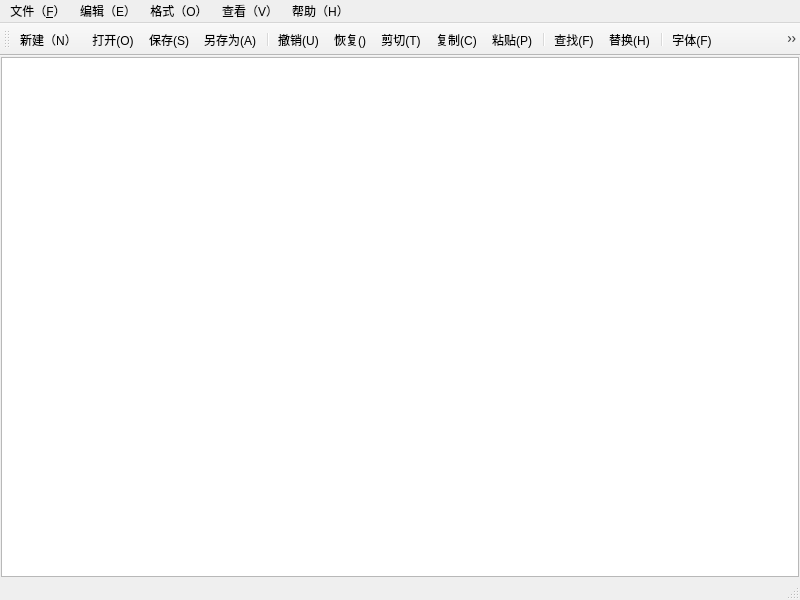
<?xml version="1.0" encoding="UTF-8"?>
<ui version="4.0">
 <class>MainWindow</class>
 <widget class="QMainWindow" name="MainWindow">
  <property name="geometry">
   <rect>
    <x>0</x>
    <y>0</y>
    <width>800</width>
    <height>600</height>
   </rect>
  </property>
  <property name="windowTitle">
   <string>MainWindow</string>
  </property>
  <widget class="QWidget" name="centralwidget">
   <layout class="QVBoxLayout" name="verticalLayout">
    <property name="spacing">
     <number>0</number>
    </property>
    <property name="leftMargin">
     <number>1</number>
    </property>
    <property name="topMargin">
     <number>1</number>
    </property>
    <property name="rightMargin">
     <number>1</number>
    </property>
    <property name="bottomMargin">
     <number>1</number>
    </property>
    <item>
     <widget class="CodeEditor" name="textEdit"/>
    </item>
   </layout>
  </widget>
  <widget class="QMenuBar" name="menubar">
   <property name="geometry">
    <rect>
     <x>0</x>
     <y>0</y>
     <width>800</width>
     <height>25</height>
    </rect>
   </property>
   <widget class="QMenu" name="menu">
    <property name="title">
     <string>文件（&amp;F）</string>
    </property>
    <addaction name="actionNew"/>
    <addaction name="actionOpen"/>
    <addaction name="actionSave"/>
    <addaction name="actionSaveAs"/>
    <addaction name="separator"/>
    <addaction name="actionExit"/>
   </widget>
   <widget class="QMenu" name="menu_E">
    <property name="title">
     <string>编辑（E）</string>
    </property>
    <addaction name="actionUndo"/>
    <addaction name="actionRedo"/>
    <addaction name="actionCut"/>
    <addaction name="actionCopy"/>
    <addaction name="actionPaste"/>
    <addaction name="separator"/>
    <addaction name="actionFind"/>
    <addaction name="actionReplace"/>
    <addaction name="separator"/>
    <addaction name="actionSelectAll"/>
   </widget>
   <widget class="QMenu" name="menu_O">
    <property name="title">
     <string>格式（O）</string>
    </property>
    <addaction name="actionwordWrap"/>
    <addaction name="actionLineNumbers"/>
    <addaction name="actionFont"/>
    <addaction name="actionTextColor"/>
    <addaction name="separator"/>
    <addaction name="actionTextBackgroundColor"/>
    <addaction name="actionBackgroundColor"/>
   </widget>
   <widget class="QMenu" name="menu_V">
    <property name="title">
     <string>查看（V）</string>
    </property>
    <addaction name="actionToolbar"/>
    <addaction name="actionStatusBar"/>
   </widget>
   <widget class="QMenu" name="menu_H">
    <property name="title">
     <string>帮助（H）</string>
    </property>
    <addaction name="actionAbout"/>
   </widget>
   <addaction name="menu"/>
   <addaction name="menu_E"/>
   <addaction name="menu_O"/>
   <addaction name="menu_V"/>
   <addaction name="menu_H"/>
  </widget>
  <widget class="QStatusBar" name="statusbar"/>
  <widget class="QToolBar" name="toolBar">
   <property name="windowTitle">
    <string>toolBar</string>
   </property>
   <attribute name="toolBarArea">
    <enum>TopToolBarArea</enum>
   </attribute>
   <attribute name="toolBarBreak">
    <bool>false</bool>
   </attribute>
   <addaction name="actionNew"/>
   <addaction name="actionOpen"/>
   <addaction name="actionSave"/>
   <addaction name="actionSaveAs"/>
   <addaction name="separator"/>
   <addaction name="actionUndo"/>
   <addaction name="actionRedo"/>
   <addaction name="actionCut"/>
   <addaction name="actionCopy"/>
   <addaction name="actionPaste"/>
   <addaction name="separator"/>
   <addaction name="actionFind"/>
   <addaction name="actionReplace"/>
   <addaction name="separator"/>
   <addaction name="actionFont"/>
   <addaction name="actionLineNumbers"/>
   <addaction name="actionwordWrap"/>
   <addaction name="separator"/>
   <addaction name="actionToolbar"/>
   <addaction name="actionStatusBar"/>
  </widget>
  <action name="actionNew">
   <property name="icon">
    <iconset>
     <normaloff>:/img/new.png</normaloff>:/img/new.png</iconset>
   </property>
   <property name="text">
    <string>新建（&amp;N）</string>
   </property>
   <property name="toolTip">
    <string>新建</string>
   </property>
   <property name="shortcut">
    <string>Ctrl+N</string>
   </property>
   <property name="menuRole">
    <enum>QAction::MenuRole::NoRole</enum>
   </property>
  </action>
  <action name="actionOpen">
   <property name="icon">
    <iconset>
     <normaloff>:/img/png.png</normaloff>:/img/png.png</iconset>
   </property>
   <property name="text">
    <string>打开(&amp;O)</string>
   </property>
   <property name="toolTip">
    <string>打开</string>
   </property>
   <property name="shortcut">
    <string>Ctrl+O</string>
   </property>
   <property name="menuRole">
    <enum>QAction::MenuRole::NoRole</enum>
   </property>
  </action>
  <action name="actionSave">
   <property name="icon">
    <iconset>
     <normaloff>:/img/save_24dp_1F1F1F_FILL0_wght400_GRAD0_opsz24.png</normaloff>:/img/save_24dp_1F1F1F_FILL0_wght400_GRAD0_opsz24.png</iconset>
   </property>
   <property name="text">
    <string>保存(&amp;S)</string>
   </property>
   <property name="toolTip">
    <string>保存</string>
   </property>
   <property name="menuRole">
    <enum>QAction::MenuRole::NoRole</enum>
   </property>
  </action>
  <action name="actionSaveAs">
   <property name="icon">
    <iconset>
     <normaloff>:/img/save_as_24dp_1F1F1F_FILL0_wght400_GRAD0_opsz24.png</normaloff>:/img/save_as_24dp_1F1F1F_FILL0_wght400_GRAD0_opsz24.png</iconset>
   </property>
   <property name="text">
    <string>另存为(&amp;A)</string>
   </property>
   <property name="toolTip">
    <string>另存为</string>
   </property>
   <property name="menuRole">
    <enum>QAction::MenuRole::NoRole</enum>
   </property>
  </action>
  <action name="actionExit">
   <property name="icon">
    <iconset>
     <normaloff>:/img/exit_to_app_24dp_1F1F1F_FILL0_wght400_GRAD0_opsz24.png</normaloff>:/img/exit_to_app_24dp_1F1F1F_FILL0_wght400_GRAD0_opsz24.png</iconset>
   </property>
   <property name="text">
    <string>退出(&amp;X)</string>
   </property>
   <property name="toolTip">
    <string>退出</string>
   </property>
   <property name="menuRole">
    <enum>QAction::MenuRole::NoRole</enum>
   </property>
  </action>
  <action name="actionUndo">
   <property name="icon">
    <iconset>
     <normaloff>:/img/undo_24dp_1F1F1F_FILL0_wght400_GRAD0_opsz24.png</normaloff>:/img/undo_24dp_1F1F1F_FILL0_wght400_GRAD0_opsz24.png</iconset>
   </property>
   <property name="text">
    <string>撤销(&amp;U)</string>
   </property>
   <property name="toolTip">
    <string>撤销</string>
   </property>
   <property name="shortcut">
    <string>Ctrl+Z</string>
   </property>
   <property name="menuRole">
    <enum>QAction::MenuRole::NoRole</enum>
   </property>
  </action>
  <action name="actionCut">
   <property name="icon">
    <iconset>
     <normaloff>:/img/content_cut_24dp_1F1F1F_FILL0_wght400_GRAD0_opsz24.png</normaloff>:/img/content_cut_24dp_1F1F1F_FILL0_wght400_GRAD0_opsz24.png</iconset>
   </property>
   <property name="text">
    <string>剪切(&amp;T)</string>
   </property>
   <property name="toolTip">
    <string>剪切</string>
   </property>
   <property name="shortcut">
    <string>Ctrl+X</string>
   </property>
   <property name="menuRole">
    <enum>QAction::MenuRole::NoRole</enum>
   </property>
  </action>
  <action name="actionCopy">
   <property name="icon">
    <iconset>
     <normaloff>:/img/content_copy_24dp_1F1F1F_FILL0_wght400_GRAD0_opsz24.png</normaloff>:/img/content_copy_24dp_1F1F1F_FILL0_wght400_GRAD0_opsz24.png</iconset>
   </property>
   <property name="text">
    <string>复制(&amp;C)</string>
   </property>
   <property name="toolTip">
    <string>复制</string>
   </property>
   <property name="shortcut">
    <string>Ctrl+C</string>
   </property>
   <property name="menuRole">
    <enum>QAction::MenuRole::NoRole</enum>
   </property>
  </action>
  <action name="actionPaste">
   <property name="icon">
    <iconset>
     <normaloff>:/img/content_paste_go_24dp_1F1F1F_FILL0_wght400_GRAD0_opsz24.png</normaloff>:/img/content_paste_go_24dp_1F1F1F_FILL0_wght400_GRAD0_opsz24.png</iconset>
   </property>
   <property name="text">
    <string>粘贴(&amp;P)</string>
   </property>
   <property name="toolTip">
    <string>粘贴</string>
   </property>
   <property name="shortcut">
    <string>Ctrl+V</string>
   </property>
   <property name="menuRole">
    <enum>QAction::MenuRole::NoRole</enum>
   </property>
  </action>
  <action name="actionFind">
   <property name="icon">
    <iconset>
     <normaloff>:/img/find_in_page_24dp_1F1F1F_FILL0_wght400_GRAD0_opsz24.png</normaloff>:/img/find_in_page_24dp_1F1F1F_FILL0_wght400_GRAD0_opsz24.png</iconset>
   </property>
   <property name="text">
    <string>查找(&amp;F)</string>
   </property>
   <property name="toolTip">
    <string>查找</string>
   </property>
   <property name="shortcut">
    <string>Ctrl+F</string>
   </property>
   <property name="menuRole">
    <enum>QAction::MenuRole::NoRole</enum>
   </property>
  </action>
  <action name="actionReplace">
   <property name="icon">
    <iconset>
     <normaloff>:/img/change_circle_24dp_1F1F1F_FILL0_wght400_GRAD0_opsz24.png</normaloff>:/img/change_circle_24dp_1F1F1F_FILL0_wght400_GRAD0_opsz24.png</iconset>
   </property>
   <property name="text">
    <string>替换(&amp;H)</string>
   </property>
   <property name="toolTip">
    <string>替换</string>
   </property>
   <property name="shortcut">
    <string>Ctrl+H</string>
   </property>
   <property name="menuRole">
    <enum>QAction::MenuRole::NoRole</enum>
   </property>
  </action>
  <action name="actionFont">
   <property name="icon">
    <iconset>
     <normaloff>:/img/font_download_24dp_1F1F1F_FILL0_wght400_GRAD0_opsz24.png</normaloff>:/img/font_download_24dp_1F1F1F_FILL0_wght400_GRAD0_opsz24.png</iconset>
   </property>
   <property name="text">
    <string>字体(&amp;F)</string>
   </property>
   <property name="toolTip">
    <string>字体</string>
   </property>
   <property name="menuRole">
    <enum>QAction::MenuRole::NoRole</enum>
   </property>
  </action>
  <action name="actionwordWrap">
   <property name="checkable">
    <bool>true</bool>
   </property>
   <property name="icon">
    <iconset>
     <normaloff>:/img/wrap_text_24dp_1F1F1F_FILL0_wght400_GRAD0_opsz24.png</normaloff>:/img/wrap_text_24dp_1F1F1F_FILL0_wght400_GRAD0_opsz24.png</iconset>
   </property>
   <property name="text">
    <string>自动换行(&amp;W)</string>
   </property>
   <property name="toolTip">
    <string>自动换行</string>
   </property>
   <property name="menuRole">
    <enum>QAction::MenuRole::NoRole</enum>
   </property>
  </action>
  <action name="actionToolbar">
   <property name="checkable">
    <bool>true</bool>
   </property>
   <property name="icon">
    <iconset>
     <normaloff>:/img/tools_icon-icons.com_69843.png</normaloff>:/img/tools_icon-icons.com_69843.png</iconset>
   </property>
   <property name="text">
    <string>工具栏(&amp;T)</string>
   </property>
   <property name="toolTip">
    <string>工具栏</string>
   </property>
   <property name="menuRole">
    <enum>QAction::MenuRole::NoRole</enum>
   </property>
  </action>
  <action name="actionStatusBar">
   <property name="checkable">
    <bool>true</bool>
   </property>
   <property name="icon">
    <iconset>
     <normaloff>:/img/search_status_icon_243013.png</normaloff>:/img/search_status_icon_243013.png</iconset>
   </property>
   <property name="text">
    <string>状态栏(&amp;S)</string>
   </property>
   <property name="toolTip">
    <string>状态栏</string>
   </property>
   <property name="menuRole">
    <enum>QAction::MenuRole::NoRole</enum>
   </property>
  </action>
  <action name="actionRedo">
   <property name="icon">
    <iconset>
     <normaloff>:/img/redo_24dp_1F1F1F_FILL0_wght400_GRAD0_opsz24.png</normaloff>:/img/redo_24dp_1F1F1F_FILL0_wght400_GRAD0_opsz24.png</iconset>
   </property>
   <property name="text">
    <string>恢复(&amp;)</string>
   </property>
   <property name="toolTip">
    <string>恢复</string>
   </property>
   <property name="shortcut">
    <string>Ctrl+Shift+Z</string>
   </property>
   <property name="menuRole">
    <enum>QAction::MenuRole::NoRole</enum>
   </property>
  </action>
  <action name="actionSelectAll">
   <property name="text">
    <string>全选(&amp;A)</string>
   </property>
   <property name="toolTip">
    <string>全选</string>
   </property>
   <property name="shortcut">
    <string>Ctrl+V</string>
   </property>
   <property name="menuRole">
    <enum>QAction::MenuRole::NoRole</enum>
   </property>
  </action>
  <action name="actionAbout">
   <property name="text">
    <string>关于(&amp;A)</string>
   </property>
   <property name="toolTip">
    <string>关于</string>
   </property>
   <property name="menuRole">
    <enum>QAction::MenuRole::NoRole</enum>
   </property>
  </action>
  <action name="actionLineNumbers">
   <property name="checkable">
    <bool>true</bool>
   </property>
   <property name="icon">
    <iconset>
     <normaloff>:/img/text_document_icon_175786.png</normaloff>:/img/text_document_icon_175786.png</iconset>
   </property>
   <property name="text">
    <string>显示行号(&amp;L)</string>
   </property>
   <property name="toolTip">
    <string>显示行号</string>
   </property>
   <property name="shortcut">
    <string>Ctrl+L</string>
   </property>
   <property name="menuRole">
    <enum>QAction::MenuRole::NoRole</enum>
   </property>
  </action>
  <action name="actionTextColor">
   <property name="text">
    <string>字体颜色</string>
   </property>
   <property name="toolTip">
    <string>字体颜色</string>
   </property>
   <property name="menuRole">
    <enum>QAction::MenuRole::NoRole</enum>
   </property>
  </action>
  <action name="actionBackgroundColor">
   <property name="text">
    <string>编辑器背景色</string>
   </property>
   <property name="toolTip">
    <string>编辑器背景色</string>
   </property>
   <property name="menuRole">
    <enum>QAction::MenuRole::NoRole</enum>
   </property>
  </action>
  <action name="actionTextBackgroundColor">
   <property name="text">
    <string>字体背景色</string>
   </property>
   <property name="toolTip">
    <string>字体背景色</string>
   </property>
   <property name="menuRole">
    <enum>QAction::MenuRole::NoRole</enum>
   </property>
  </action>
 </widget>
 <customwidgets>
  <customwidget>
   <class>CodeEditor</class>
   <extends>QPlainTextEdit</extends>
   <header>codeeditor.h</header>
  </customwidget>
 </customwidgets>
 <resources/>
 <connections/>
</ui>
